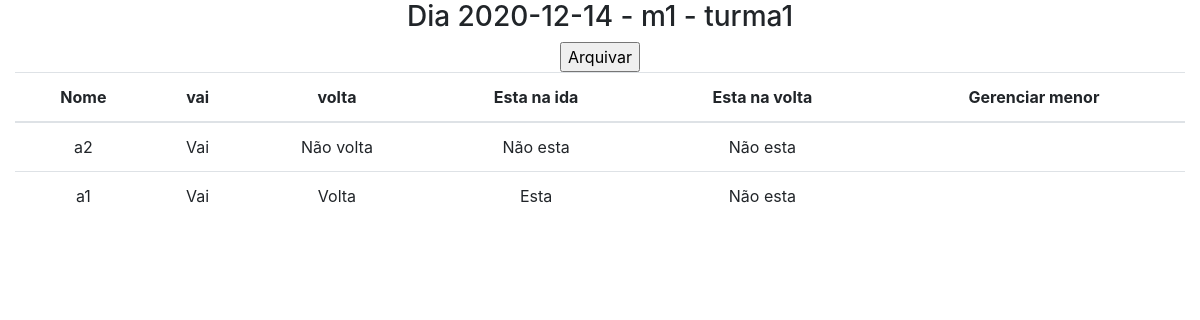
Page /core/motorista/turma/dia/25 on the committed database.
### core/models.py (models this page shows)
class Dia(models.Model):
    data = models.DateField(auto_now=False, auto_now_add=False)
    turma = models.ForeignKey(
        Turma, on_delete=models.CASCADE, related_name='%(class)s_turmas')
    ativo = models.BooleanField(blank=True, default=True)
    def __str__(self):
        return f'{self.data} - {self.turma}'

class Turma(models.Model):
    motorista = models.ForeignKey(
        custom_user,  on_delete=models.DO_NOTHING)
    alunos = models.ManyToManyField(
        custom_user, related_name='%(class)s_alunos')
    nome = models.CharField(max_length=100, default="")
    local = LocationField(default=(0, 0), null=False, map_attrs={
        "style": "mapbox://styles/mapbox/outdoors-v11",
        "zoom": 13,
        "center": [17.031645, 51.106715],
        "cursor_style": 'pointer',
        "marker_color": "red",
        "rotate": False,
        "geocoder": True,
        "fullscreen_button": True,
        "navigation_buttons": True,
        "track_location_button": True,
        "readonly": True,
        "placeholder": "Pick a location on map below", })
    def __str__(self):
        return f'{self.motorista} - {self.nome}'

class Aluno(models.Model):
    dia = models.ForeignKey(Dia, on_delete=models.CASCADE,
                            related_name='%(class)s_dias', null=False, blank=False, default=1)
    usuario = models.ForeignKey(
        custom_user,  on_delete=models.CASCADE)
    menor_de_idade = models.BooleanField(default=False)
    vai = models.BooleanField(default=True)
    volta = models.BooleanField(default=True)
    esta_na_ida = models.BooleanField(default=False)
    esta_na_volta = models.BooleanField(default=False)

### users/models.py (models this page shows)
class custom_user(AbstractUser):
    permissao = models.IntegerField(default=2)
    telefone = models.CharField(max_length=50,  default='1')
    local = LocationField(default=(0, 0), null=False, map_attrs={
        "style": "mapbox://styles/mapbox/outdoors-v11",
        "zoom": 13,
        "center": [17.031645, 51.106715],
        "cursor_style": 'pointer',
        "marker_color": "red",
        "rotate": False,
        "geocoder": True,
        "fullscreen_button": True,
        "navigation_buttons": True,
        "track_location_button": True,
        "readonly": True,
        "placeholder": "Pick a location on map below",
    })
    data_nascimento = models.DateField(
        auto_now=False, auto_now_add=False, null=False, blank=False, default=datetime.date.today())

### core/views.py (the view)
def core_gerenciar_dia(request, id):
    dia = Dia.objects.get(id=id)
    if request.method == 'POST':
        dia.ativo = False
        dia.save()
        return redirect('core_lista_dias', dia.turma.id)
    alunos = Aluno.objects.filter(dia=dia)
    c = {
        'dia': dia,
        'alunos': alunos,
    }
    return render(request, 'core/turma/gerenciar_turma_dia.html', c)

### core/templates/core/turma/gerenciar_turma_dia.html (shortened to what this page needs)
{% extends 'base.html' %}
{% block conteudo %}
    <div class="row">
        <div class="col justify-content-center d-flex">
            <h3>Dia {{dia}}</h3>
        </div>
    </div>
    <div class="row">
        <div class="col justify-content-center d-flex">
            <form action="" method="post">
                <input type="submit" value="Arquivar">
            </form>
        </div>
    </div>
    <div class="row">
        <div class="col">
            {% include 'core/turma/tables/table_alunos.html'  %}
        </div>
    </div>
{% endblock conteudo %}

### core/templates/core/turma/tables/table_alunos.html (shortened to what this page needs)
<table class="table text-center">
    <thead>
        <th>Nome</th>
        <th>vai</th>
        <th>volta</th>
        <th>Esta na ida</th>
        <th>Esta na volta</th>
        <th>Gerenciar menor</th>
    </thead>
    <tbody>
        {% for aluno in alunos %}
            <tr>
                <td>
                    {{aluno.usuario.username}}
                </td>
                <td>
                    {% if aluno.vai %}
                        Vai
                    {% else %}
                        Não vai
                    {% endif %}
                </td>
                <td>
                    {% if aluno.volta %}
                        Volta
                    {% else %}
                        Não volta
                    {% endif %}
                </td>
                <td>
                    {% if aluno.esta_na_ida %}
                        Esta
                    {% else %}
                        Não esta
                    {% endif %}
                </td>
                <td>
                    {% if aluno.esta_na_volta %}
                        Esta
                    {% else %}
                        Não esta
                    {% endif %}
                </td>
                <td>
                </td>
            </tr>
        {% endfor %}
    </tbody>
</table>

### rows in the picture
Dia: data+turma "2020-12-14 - m1 - turma1"
Aluno: usuario.username "a2", vai "Vai", volta "Não volta", esta_na_ida "Não esta", esta_na_volta "Não esta"
Aluno: usuario.username "a1", vai "Vai", volta "Volta", esta_na_ida "Esta", esta_na_volta "Não esta"
